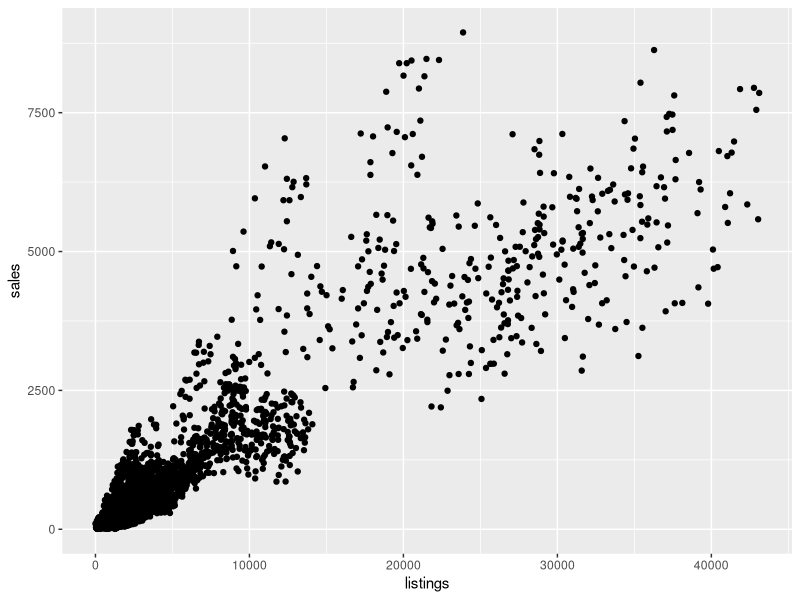
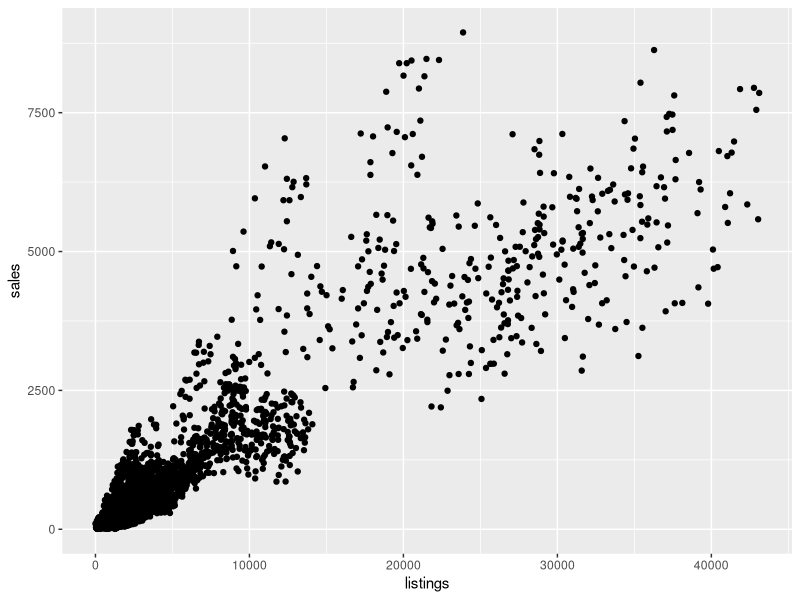

These figures' R source, in order:
## ---- chunk 1
knitr::opts_chunk$set(echo = TRUE)
## ---- chunk 2
library(ggplot2)
## ---- chunk 3
ggplot(data = txhousing, aes(x = listings, y = sales)) + 
  geom_point()
## ---- chunk 4
ggplot(data = txhousing, aes(x = listings, y = sales)) + 
  geom_point()
